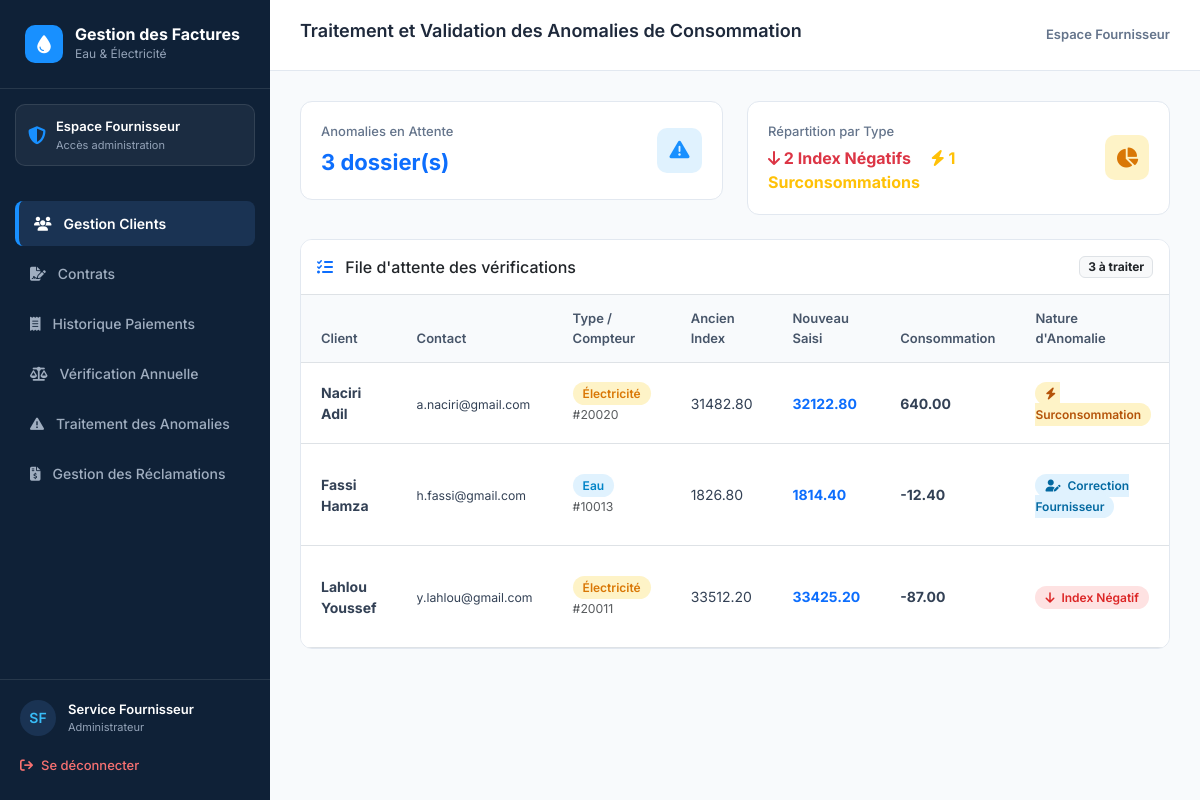
The app's page /IHM/fournisseur/traitement_anomalies.php (signed in) with its own data.
### tables this page shows
CREATE TABLE `consommation_mensuelle` (
  `ID_Consommation_Mensuelle` int(11) NOT NULL AUTO_INCREMENT,
  `ID_Client` int(11) NOT NULL,
  `ID_Admin` int(11) DEFAULT NULL,
  `Mois` tinyint(4) NOT NULL CHECK (`Mois` between 1 and 12),
  `Annee` smallint(6) NOT NULL,
  `Index_Precedent` decimal(12,2) NOT NULL DEFAULT 0.00,
  `Index_Actuel` decimal(12,2) NOT NULL DEFAULT 0.00,
  `Consommation` decimal(12,2) NOT NULL DEFAULT 0.00,
  `Ancien_photo` varchar(255) DEFAULT NULL,
  `Photo_Actuelle` varchar(255) DEFAULT NULL,
  `Date_saisie` datetime DEFAULT current_timestamp(),
  `Statut_Traitement` enum('En attente','Verifie','Rejete','Anomalie','Resaisie demandee','Saisie_Fournisseur') DEFAULT 'En attente',
  `ID_Compteur` int(11) DEFAULT NULL,
  PRIMARY KEY (`ID_Consommation_Mensuelle`),
  KEY `fk_cm_admin` (`ID_Admin`),
  KEY `idx_cm_client_periode` (`ID_Client`,`Annee`,`Mois`),
  KEY `fk_consommation_compteur` (`ID_Compteur`),
  CONSTRAINT `fk_cm_admin` FOREIGN KEY (`ID_Admin`) REFERENCES `admin` (`ID_Admin`) ON DELETE SET NULL ON UPDATE CASCADE,
  CONSTRAINT `fk_cm_client` FOREIGN KEY (`ID_Client`) REFERENCES `client` (`ID_Client`) ON DELETE CASCADE ON UPDATE CASCADE,
  CONSTRAINT `fk_consommation_compteur` FOREIGN KEY (`ID_Compteur`) REFERENCES `compteur` (`ID_Compteur`)
);

CREATE TABLE `client` (
  `ID_Client` int(11) NOT NULL AUTO_INCREMENT,
  `Nom` varchar(100) NOT NULL,
  `Prenom` varchar(100) NOT NULL,
  `Adresse` varchar(255) DEFAULT NULL,
  `Telephone` varchar(20) DEFAULT NULL,
  `Email` varchar(150) NOT NULL,
  `Password` varchar(255) NOT NULL,
  `ID_Admin` int(11) DEFAULT NULL,
  `Date_Creation` datetime DEFAULT current_timestamp(),
  `Derniere_Connexion` datetime DEFAULT NULL,
  `Actif` tinyint(1) NOT NULL DEFAULT 1,
  PRIMARY KEY (`ID_Client`),
  UNIQUE KEY `Email` (`Email`),
  KEY `fk_client_admin` (`ID_Admin`),
  CONSTRAINT `fk_client_admin` FOREIGN KEY (`ID_Admin`) REFERENCES `admin` (`ID_Admin`) ON DELETE SET NULL ON UPDATE CASCADE
);

CREATE TABLE `compteur` (
  `ID_Compteur` int(11) NOT NULL AUTO_INCREMENT,
  `ID_Client` int(11) DEFAULT NULL,
  `Type_Compteur` enum('Eau','Electricite') NOT NULL,
  `Index_Initial` decimal(12,2) NOT NULL DEFAULT 0.00,
  `Date_Installation` date DEFAULT NULL,
  `statut` varchar(20) NOT NULL DEFAULT 'inactif',
  PRIMARY KEY (`ID_Compteur`),
  KEY `fk_compteur_client` (`ID_Client`),
  CONSTRAINT `fk_compteur_client` FOREIGN KEY (`ID_Client`) REFERENCES `client` (`ID_Client`) ON DELETE CASCADE ON UPDATE CASCADE
);

### BD/Anomalie.php (called while the page is built, shortened)
<?php
function getAnomaliesEnAttente() {
    $cnx = Connexion();
    $sql = "SELECT cm.ID_Consommation_Mensuelle,
                   cm.Index_Precedent,
                   cm.Index_Actuel,
                   cm.Consommation,
                   cm.Photo_Actuelle,
                   cm.Statut_Traitement,
                   cm.Date_saisie,
                   cl.ID_Client,
                   cl.Nom,
                   cl.Prenom,
                   cl.Email,
                   cp.ID_Compteur,
                   cp.Type_Compteur,
                   (SELECT COUNT(*) FROM anomalie a WHERE a.ID_Consommation_Mensuelle = cm.ID_Consommation_Mensuelle) AS Nb_Refus
            FROM consommation_mensuelle cm
            JOIN client cl ON cm.ID_Client = cl.ID_Client
            JOIN compteur cp ON cm.ID_Compteur = cp.ID_Compteur
            WHERE (cm.Statut_Traitement IS NULL
               OR cm.Statut_Traitement = ''
               OR cm.Statut_Traitement = 'Anomalie'
               OR cm.Statut_Traitement = 'Saisie_Fournisseur')
               AND (cm.Statut_Traitement IS NULL OR cm.Statut_Traitement != 'Resaisie demandee')
               AND LOWER(cm.Statut_Traitement) != 'verifie'
            ORDER BY cm.ID_Consommation_Mensuelle DESC";
    $res = mysqli_query($cnx, $sql);
    $anomalies = [];
    if ($res) {
        while ($row = mysqli_fetch_assoc($res)) {
            $seuil = (strtolower($row['Type_Compteur']) === 'eau') ? 80 : 500;
            $statutTraitement = strtolower($row['Statut_Traitement'] ?? '');
            if ($statutTraitement === 'saisie_fournisseur') {
                $row['Statut_Traitement'] = 'Saisie_Fournisseur';
                $row['Type_Anomalie'] = 'Saisie_Fournisseur';
            } elseif ($row['Consommation'] < 0 || $row['Index_Actuel'] < $row['Index_Precedent']) {
                $row['Type_Anomalie'] = 'Index negatif';
            } elseif ($row['Consommation'] > $seuil) {
                $row['Type_Anomalie'] = 'Surconsommation';
            } else {
                $row['Type_Anomalie'] = 'Saisie suspecte';
            }
            $anomalies[] = $row;
        }
    }
    return $anomalies;
}

### IHM/fournisseur/traitement_anomalies.php (the view, shortened to what this page needs)
<?php
require_once __DIR__ . '/../../BD/Anomalie.php';
$anomalies = getAnomaliesEnAttente();
$totalAnomalies = count($anomalies);
$nbIndexNegatifs = 0;
$nbSurconso = 0;
foreach ($anomalies as $a) {
    if (($a['Type_Anomalie'] ?? '') === 'Surconsommation') {
        $nbSurconso++;
    } else {
        $nbIndexNegatifs++;
    }
}
?>
<!DOCTYPE html>
<html lang="fr">
<head>
    <link rel="stylesheet" href="https://cdnjs.cloudflare.com/ajax/libs/font-awesome/6.4.0/css/all.min.css">
    <link href="https://cdn.jsdelivr.net/npm/bootstrap@5.3.0/dist/css/bootstrap.min.css" rel="stylesheet">
</head>
<body>
    <div class="sidebar">
        <div class="sidebar-brand">
            <div class="logo-icon"><i class="fa-solid fa-droplet"></i></div>
            <div>
                <div class="brand-text">Gestion des Factures</div>
                <div class="brand-sub">Eau & Électricité</div>
            </div>
        </div>
        <div class="sidebar-card-box">
            <i class="fa-solid fa-shield-halved"></i>
            <div>
                <div class="box-title">Espace Fournisseur</div>
                <div class="box-sub">Accès administration</div>
            </div>
        </div>
        <?php require __DIR__ . '/menu.php'; ?>
        <div class="sidebar-footer">
            <div class="user-profile">
                <div class="user-avatar">SF</div>
                <div class="user-info">
                    <div class="user-name">Service Fournisseur</div>
                    <div class="user-role">Administrateur</div>
                </div>
            </div>
            <a href="index.php?page=logout" class="logout-btn"><i class="fa-solid fa-arrow-right-from-bracket"></i> Se déconnecter</a>
        </div>
    </div>
    <div class="main-content">
        <div class="header">
            <h1>Traitement et Validation des Anomalies de Consommation</h1>
            <div style="font-weight: 600; color: #64748B; font-size: 13px;">Espace Fournisseur</div>
        </div>
        <div class="container-fluid">
            <div class="row g-4 mb-4">
                <div class="col-md-6">
                    <div class="stat-card">
                        <div>
                            <div class="stat-title">Anomalies en Attente</div>
                            <div class="stat-value text-primary"><?= $totalAnomalies ?> dossier(s)</div>
                        </div>
                        <div class="stat-icon" style="background: #E0F2FE; color: #1890FF;">
                            <i class="fa-solid fa-triangle-exclamation"></i>
                        </div>
                    </div>
                </div>
                <div class="col-md-6">
                    <div class="stat-card">
                        <div>
                            <div class="stat-title">Répartition par Type</div>
                            <div class="stat-value fs-6 mt-1">
                                <span class="text-danger font-weight-bold me-3"><i class="fa-solid fa-arrow-down"></i> <?= $nbIndexNegatifs ?> Index Négatifs</span>
                                <span class="text-warning font-weight-bold"><i class="fa-solid fa-bolt"></i> <?= $nbSurconso ?> Surconsommations</span>
                            </div>
                        </div>
                        <div class="stat-icon" style="background: #FEF3C7; color: #D97706;">
                            <i class="fa-solid fa-chart-pie"></i>
                        </div>
                    </div>
                </div>
            </div>
            <div class="table-card">
                <div class="p-3 border-bottom d-flex justify-content-between align-items-center bg-white">
                    <h5 class="mb-0 fs-6 font-weight-bold text-dark"><i class="fa-solid fa-list-check me-2 text-primary"></i> File d'attente des vérifications</h5>
                    <span class="badge bg-light text-dark border"><?= $totalAnomalies ?> à traiter</span>
                </div>
                <div class="table-responsive">
                    <table class="table table-hover mb-0">
                        <thead>
                            <tr>
                                <th>Client</th>
                                <th>Contact</th>
                                <th>Type / Compteur</th>
                                <th>Ancien Index</th>
                                <th>Nouveau Saisi</th>
                                <th>Consommation</th>
                                <th>Nature d'Anomalie</th>
                            </tr>
                        </thead>
                        <tbody>
                            <?php if (empty($anomalies)): ?>
                                <tr>
                                    <td colspan="9" class="text-center py-5 text-muted">
                                        <i class="fa-solid fa-circle-check fa-3x mb-3 text-success"></i>
                                        <p class="fs-6 mb-0">Aucune anomalie en attente de traitement.</p>
                                    </td>
                                </tr>
                            <?php else: ?>
                                <?php foreach ($anomalies as $a): ?>
                                    <?php
                                        $peutCorrigerDirectement = (($a['Statut_Traitement'] ?? '') === 'Saisie_Fournisseur');
                                    ?>
                                    <tr>
                                        <td><strong><?= htmlspecialchars(($a['Nom'] ?? '') . ' ' . ($a['Prenom'] ?? '')) ?></strong></td>
                                        <td><small><?= htmlspecialchars($a['Email'] ?? '') ?></small></td>
                                        <td>
                                            <?php if (strtolower($a['Type_Compteur'] ?? '') === 'eau'): ?>
                                                <span class="badge-eau">Eau</span>
                                            <?php else: ?>
                                                <span class="badge-elec">Électricité</span>
                                            <?php endif; ?>
                                            <br><small class="text-muted">#<?= htmlspecialchars($a['ID_Compteur'] ?? '') ?></small>
                                        </td>
                                        <td><?= htmlspecialchars($a['Index_Precedent'] ?? '0') ?></td>
                                        <td><strong class="text-primary"><?= htmlspecialchars($a['Index_Actuel'] ?? '0') ?></strong></td>
                                        <td><strong><?= htmlspecialchars($a['Consommation'] ?? '0') ?></strong></td>
                                        <td>
                                            <?php if ($peutCorrigerDirectement): ?>
                                                <span class="badge-saisie-fournisseur"><i class="fa-solid fa-user-pen me-1"></i> Correction Fournisseur</span>
                                            <?php elseif (($a['Type_Anomalie'] ?? '') === 'Surconsommation'): ?>
                                                <span class="badge-anomalie-sur"><i class="fa-solid fa-bolt me-1"></i> Surconsommation</span>
                                            <?php else: ?>
                                                <span class="badge-anomalie-neg"><i class="fa-solid fa-arrow-down me-1"></i> Index Négatif</span>
                                            <?php endif; ?>
                                        </td>
                                    </tr>
                                <?php endforeach; ?>
                            <?php endif; ?>
                        </tbody>
                    </table>
                </div>
            </div>
        </div>
    </div>
</body>
</html>

### records on screen
consommation_mensuelle: ID_Client.Prenom "Naciri Adil", ID_Client.Email "a.naciri@gmail.com", shows "Électricité", ID_Compteur.ID_Compteur "20020", Index_Precedent "31482.80", Index_Actuel "32122.80", Consommation "640.00", Statut_Traitement "Anomalie" (drawn)
consommation_mensuelle: ID_Client.Prenom "Fassi Hamza", ID_Client.Email "h.fassi@gmail.com", shows "Eau", ID_Compteur.ID_Compteur "10013", Index_Precedent "1826.80", Index_Actuel "1814.40", Consommation "-12.40", shows "Correction Fournisseur"
consommation_mensuelle: ID_Client.Prenom "Lahlou Youssef", ID_Client.Email "y.lahlou@gmail.com", shows "Électricité", ID_Compteur.ID_Compteur "20011", Index_Precedent "33512.20", Index_Actuel "33425.20", Consommation "-87.00", Statut_Traitement "Anomalie" (drawn)

### other values on screen
$libelle "Gestion Clients"
$libelle "Contrats"
$libelle "Historique Paiements"
$libelle "Vérification Annuelle"
$libelle "Traitement des Anomalies"
$libelle "Gestion des Réclamations"
$totalAnomalies "3"
$nbIndexNegatifs "2"
$nbSurconso "1"
